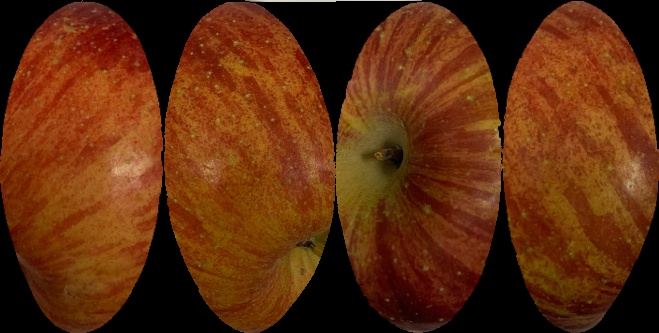
#> input picture input/A_grade.jpeg, 659 x 333 px; its folder holds only this picture in this run
$ python apple_grading_cascade.py
#> lines starting #> are read from the running program, lines starting #| are printed output that depends on the picture; after the words box and inside, x2 and y2 are one past the last pixel; in counts of white or black regions, pixels touching at a corner belong together
import os
import cv2
import time
import matplotlib.image as pimg
import matplotlib.pyplot as plt

disease_cascade = cv2.CascadeClassifier('data/cascade.xml')
test_data_path = 'input/'
result_data_path = 'result/'

if not os.path.exists(result_data_path):
	os.makedirs(result_data_path)

for f in os.listdir(test_data_path):
	print(f)
	disease_num = 0
	start = time.time()
	img = cv2.imread(test_data_path + f)
#> img is the input picture: shape (333, 659, 3); mean B, G, R 13.5, 44.9, 95.5
	resized_img = cv2.resize(img, (210, 100))
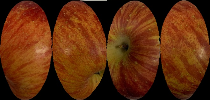
#> resized_img: shape (100, 210, 3); mean B, G, R 13.4, 44.8, 95.4
	gray = cv2.cvtColor(resized_img, cv2.COLOR_BGR2GRAY)
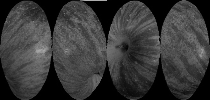
#> gray: shape (100, 210); min 0, max 177, mean 56.3
	disease_cascade_list = disease_cascade.detectMultiScale(gray, 50, 50)
#> disease_cascade_list = [[93, 34, 30, 30]]

	for (x, y, w, h) in disease_cascade_list:
		cv2.rectangle(img,(x,y),(x+w,y+h),(255,255,0),2)
		disease_num += 1
#> this loop made 1 pass
#> (x, y, w, h, disease_num) on pass 1: (93, 34, 30, 30, 1)
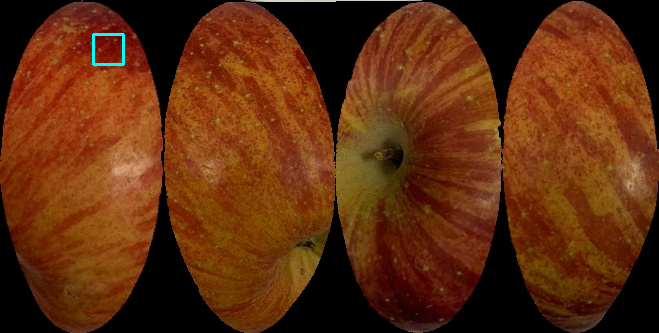
#> img: shape (333, 659, 3); 0.16% of pixels changed, all inside (x1, y1, x2, y2) = (92, 33, 125, 66)
#> after the loop, disease_num = 1

	cv2.imwrite(result_data_path + 'detect_'+ f, img)

	print(f'Number of diseases: {disease_num}')
#| Number of diseases: 1
	print(f'Grading time: {time.time() - start} sec\n')

$ run again, on input/B_grade.jpeg
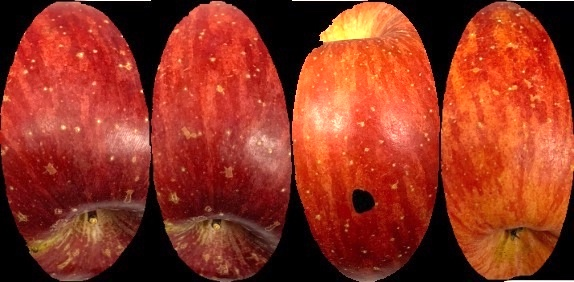
#> input picture input/B_grade.jpeg, 574 x 282 px
#> img is the input picture: shape (282, 574, 3); mean B, G, R 34.2, 53.3, 148.5
#> `gray = cv2.cvtColor(resized_img, cv2.COLOR_BGR2GRAY)`:
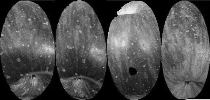
#> gray: shape (100, 210); min 0, max 240, mean 79.3
#> disease_cascade_list = [[90, 36, 30, 30]]
#> the loop `for (x, y, w, h) in disease_cascade_list:` made 1 pass
#> (x, y, w, h, disease_num) on pass 1: (90, 36, 30, 30, 1)
#> after the loop `for (x, y, w, h) in disease_cascade_list:`:
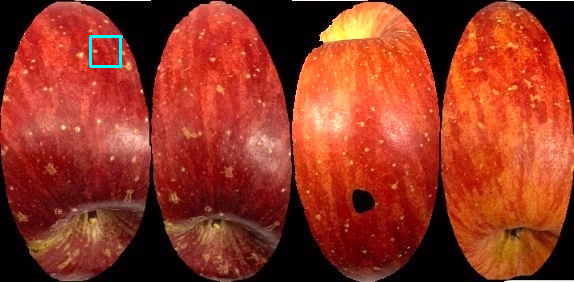
#> img: shape (282, 574, 3); 0.22% of pixels changed, all inside (x1, y1, x2, y2) = (89, 35, 122, 68)
#> after the loop `for (x, y, w, h) in disease_cascade_list:`: disease_num = 1
#| Number of diseases: 1
